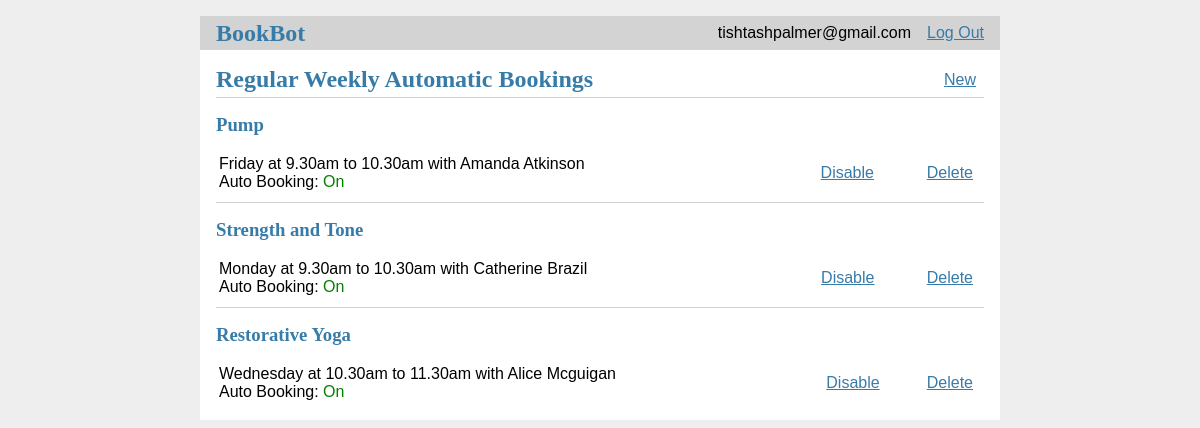
Screenshot of / (signed in) with the database file from the repository.
### tables this page shows
CREATE TABLE user (
  id INTEGER PRIMARY KEY AUTOINCREMENT,
  username TEXT UNIQUE NOT NULL,
  password TEXT NOT NULL
);

CREATE TABLE bookings (
  id INTEGER PRIMARY KEY AUTOINCREMENT,
  user_id INTEGER NOT NULL,
  created TIMESTAMP NOT NULL DEFAULT CURRENT_TIMESTAMP,
  title TEXT NOT NULL,
  day TEXT NOT NULL,
  times TEXT NOT NULL,
  instructor TEXT NOT NULL,
  enabled INTEGER NOT NULL,
  FOREIGN KEY (user_id) REFERENCES user (id)
);

### bookbot/bookbot.py (the view)
@bp.route('/')
def index():
    bookings = []
    db = get_db()
    if g.user and g.user['id']:
        bookings = db.execute(
            'SELECT id, day, times, title, instructor, enabled'
            ' FROM bookings WHERE user_id = ?'
            ' ORDER BY created DESC', (g.user['id'], )
        ).fetchall()
    return render_template('book/index.html', bookings=bookings)

### bookbot/__init__.py (called while the page is built)
def create_app(test_config=None):
    app = Flask(__name__, instance_relative_config=True)
    app.config.from_mapping(
        SECRET_KEY='dev',
        DATABASE=os.path.join(app.instance_path, 'bookbot.sqlite'),
    )
    if test_config is None:
        app.config.from_pyfile('config.py', silent=True)
    else:
        app.config.update(test_config)
    try:
        os.makedirs(app.instance_path)
    except OSError:
        pass
    @app.route('/hello')
    def hello():
        return 'Hello, World!'
    @app.template_filter()
    def get_day_string(day) -> str:
        return Weekdays(int(day)+1).name
    from bookbot import db
    db.init_app(app)
    from bookbot import auth, bookbot
    app.register_blueprint(auth.bp)
    app.register_blueprint(bookbot.bp)
    app.add_url_rule('/', endpoint='index')
    return app

### bookbot/auth.py (called while the page is built, shortened)
@bp.before_app_request
def load_logged_in_user():
    user_id = session.get('user_id')
    current_app.logger.debug("load_logged_in_user()")
    if user_id is None:
        current_app.logger.debug("load_logged_in_user() - no user_id")
        g.user = None
    else:
        g.user = get_db().execute(
            'SELECT * FROM user WHERE id = ?', (user_id,)
        ).fetchone()
        cav_cookies = session.get('cav_cookies')

### bookbot/db.py (called while the page is built)
def get_db():
    if 'db' not in g:
        g.db = sqlite3.connect(
            current_app.config['DATABASE'],
            detect_types=sqlite3.PARSE_DECLTYPES
        )
        g.db.row_factory = sqlite3.Row
    return g.db

### bookbot/templates/book/index.html
{% extends 'base.html' %}
{% block header %}
    <h1>{% block title %}Regular Weekly Automatic Bookings{% endblock %}</h1>
    {% if g.user %}
        <a class="action" href=
                "{{ url_for('book.list_classes', day=0) }}">New</a>
    {% endif %}
{% endblock %}
{% block content %}
    {% for booking in bookings %}
        <article class="regular_bookings">
            <header>
                <h1>{{ booking['title'] }}</h1>
                <table width="100%">
                    <tr>
                        <td>
                            <div>{{ booking['day'] | get_day_string }}
                                at {{ booking['times'] }}
                                {{ booking['instructor'] }}
                            </div>
                            Auto Booking:
                            <a {{ 'style=color:green' if booking['enabled']
                            else 'style=color:red' }}>
                                {{ 'On' if booking['enabled'] else 'Off' }}
                            </a>
                        </td>
                        <td align="right">
                            <a class="action"
                               href="{{ url_for('book.toggle_booking',
                        class_id=booking['id'],
                        enabled=not booking['enabled']) }}">
                                {{ 'Disable' if booking['enabled'] else 'Enable' }}</a>
                        </td>
                        <td align="right">
                            <a
                                    class="action"
                                    href="{{ url_for('book.delete', class_id=booking['id']) }}">
                                Delete</a>
                        </td>
                    </tr>
                </table>
            </header>
        </article>
        {% if not loop.last %}
            <hr>
        {% endif %}
    {% endfor %}
{% endblock %}

### bookbot/templates/base.html (shortened to what this page needs)
<!doctype html>
<link rel="stylesheet" href="{{ url_for('static', filename='style.css') }}">
<nav>
  <h1><a href="{{ url_for('index') }}">BookBot</a></h1>
  <ul>
    {% if g.user %}
      <li><span>{{ g.user['username'] }}</span>
      <li><a href="{{ url_for('auth.logout') }}">Log Out</a>
    {% else %}
      <li><a href="{{ url_for('auth.register') }}">Register</a>
      <li><a href="{{ url_for('auth.login') }}">Log In</a>
    {% endif %}
  </ul>
</nav>
<section class="content">
  <header>
    {% block header %}{% endblock %}
  </header>
  {% block content %}{% endblock %}
</section>

### bookbot/static/style.css (style rules this page uses)
h1, h2, h3, h4, h5, h6 { font-family: serif; color: #377ba8; margin: 1rem 0; }
a { color: #377ba8; display:inline }
hr { border: none; border-top: 1px solid lightgray; }
nav { background: lightgray; display: flex; align-items: center; padding: 0 0.5rem; }
nav h1 { flex: auto; margin: 0; }
nav h1 a { text-decoration: none; padding: 0.25rem 0.5rem; }
nav ul { display: flex; list-style: none; margin: 0; padding: 0; }
nav ul li a, nav ul li span, header .action { display: block; padding: 0.5rem; }
.content { padding: 0 1rem 1rem; }
.content > header { border-bottom: 1px solid lightgray; display: flex; align-items: flex-end; }
.content > header h1 { flex: auto; margin: 1rem 0 0.25rem 0; }
.content:last-child { margin-bottom: 0; }

### rows the page displays
user: user.username "tishtashpalmer@gmail.com"
bookings: title "Pump", day|get_day_string "Friday", times "9.30am to 10.30am", instructor "with Amanda Atkinson", enabled "On", enabled "Disable"
bookings: title "Strength and Tone", day|get_day_string "Monday", times "9.30am to 10.30am", instructor "with Catherine Brazil", enabled "On", enabled "Disable"
bookings: title "Restorative Yoga", day|get_day_string "Wednesday", times "10.30am to 11.30am", instructor "with Alice Mcguigan", enabled "On", enabled "Disable"
